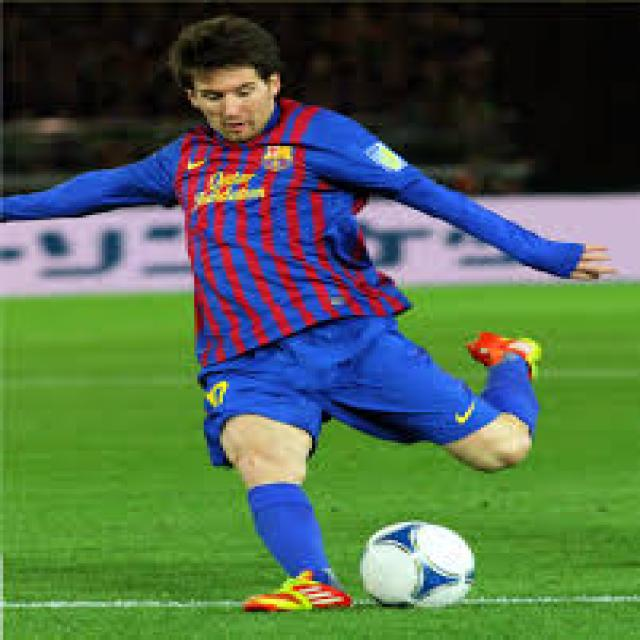
#> input picture Images/messi.jpg, 640 x 640 px, found by its file name
$ python feature_extraction_cnn.py
#> lines starting #> are read from the running program, lines starting #| are printed output that depends on the picture
import cv2
import numpy as np

image=cv2.imread('images/messi.jpg')
#> image is the input picture: shape (640, 640, 3); mean B, G, R 76.1, 101.8, 78.2

kernel_filter=np.array([[0,1,0],[1,-4,1],[0,1,0]])

r=cv2.filter2D(image,-1,kernel=kernel_filter)
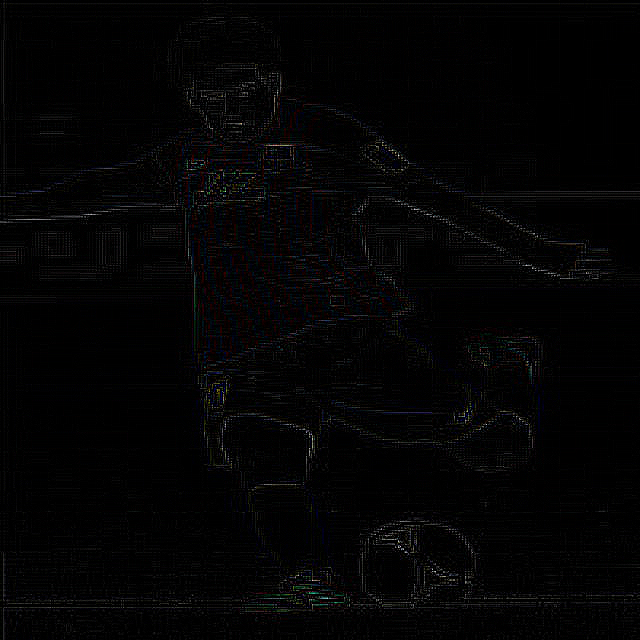
#> r: shape (640, 640, 3); mean B, G, R 3.8, 3.5, 3.7

cv2.imshow('image',image)
cv2.imshow('kernel',r)

cv2.waitKey()
cv2.destroyAllWindows()

$ run again, with Images/old.jpg copied over Images/messi.jpg
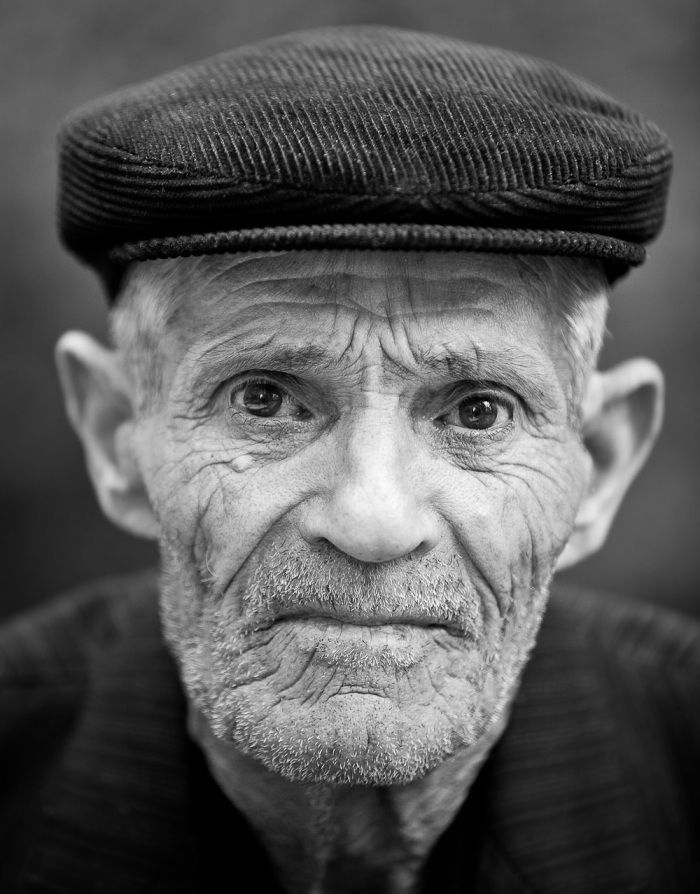
#> input picture Images/old.jpg, 700 x 894 px, found by its file name
#> image is the input picture: shape (894, 700, 3); min 0, max 255, mean 87.3
#> `r=cv2.filter2D(image,-1,kernel=kernel_filter)`:
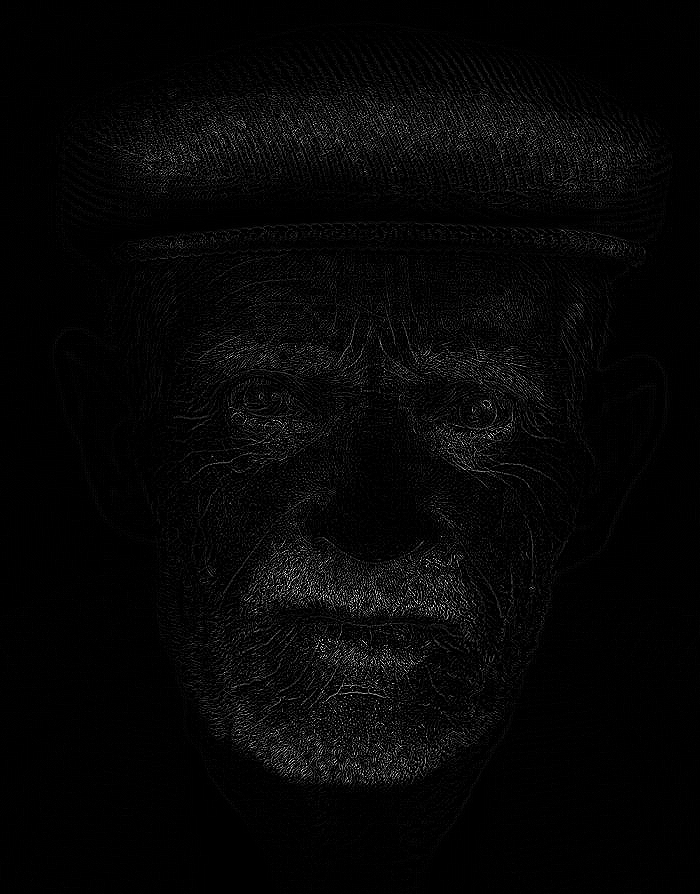
#> r: shape (894, 700, 3); min 0, max 255, mean 6.3

$ run again, with Images/sudoco.jpg copied over Images/messi.jpg
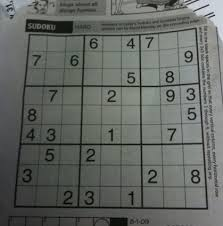
#> input picture Images/sudoco.jpg, 223 x 226 px, found by its file name
#> image is the input picture: shape (226, 223, 3); mean B, G, R 99.1, 103.3, 99.8
#> `r=cv2.filter2D(image,-1,kernel=kernel_filter)`:
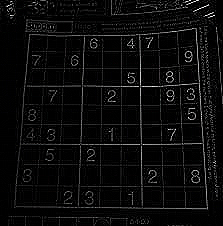
#> r: shape (226, 223, 3); mean B, G, R 11.2, 11.2, 11.2
